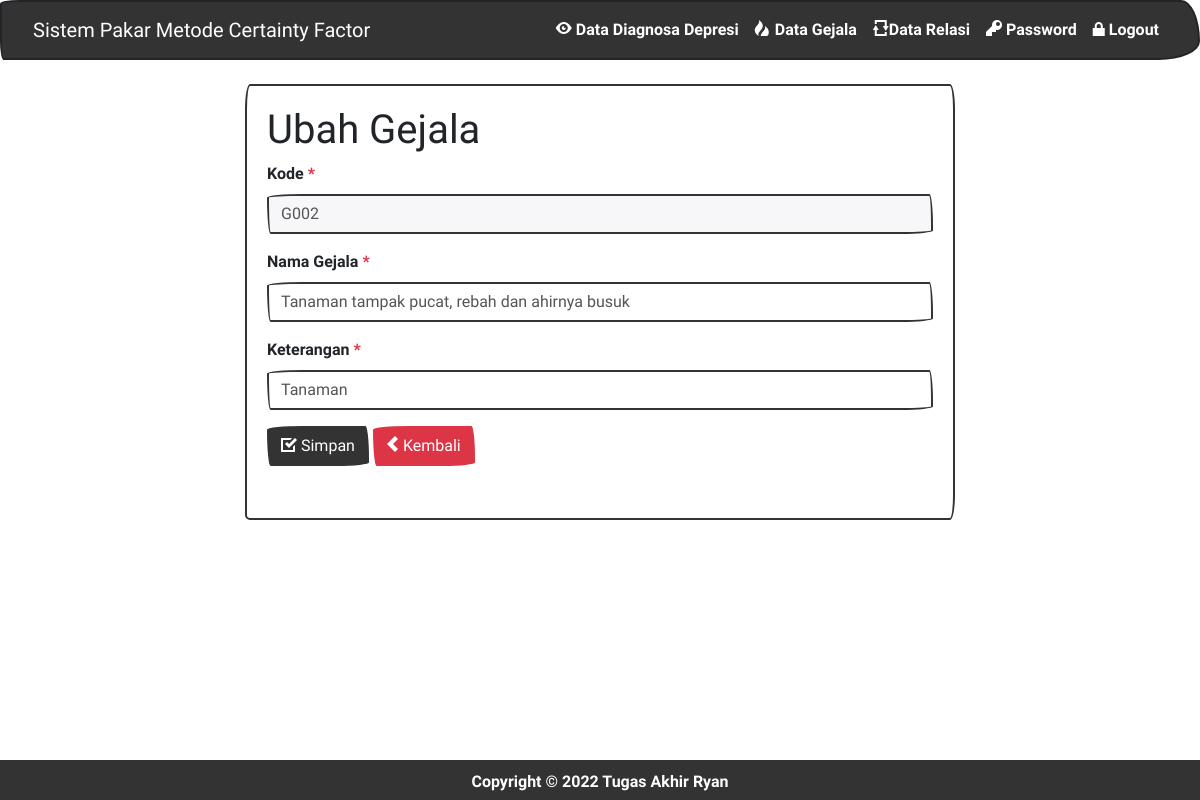
Screenshot of /index.php?m=gejala_ubah&ID=G002 (signed in) with the database file from the repository.
### tables this page shows
CREATE TABLE `tb_gejala` (
  `kode_gejala` varchar(8) NOT NULL,
  `nama_gejala` varchar(256) NOT NULL DEFAULT '',
  `keterangan` varchar(256) NOT NULL DEFAULT '',
  PRIMARY KEY (`kode_gejala`)
);

### config.php (called while the page is built)
<?php
$config["server"]='localhost';
$config["username"]='root';
$config["password"]='';
$config["database_name"]='sp_cf';

### includes/ez_sql_core.php (called while the page is built, shortened)
<?php
	class ezSQLcore
	{
		var $show_errors      = true;
		var $timers           = array();
		function get_host_port( $host, $default = false )
		{
			$port = $default;
			return array( $host, $port );
		}
		function flush()
		{
			$this->last_result = array();
		}
		function get_row($query=null,$output=OBJECT,$y=0)
		{
			if ( $query )
			{
				$this->query($query);
			}
			if ( $output == OBJECT )
			{
				return $this->last_result[$y]?$this->last_result[$y]:null;
			}
			elseif ( $output == ARRAY_A )
			{
				return $this->last_result[$y]?get_object_vars($this->last_result[$y]):null;
			}
			elseif ( $output == ARRAY_N )
			{
				return $this->last_result[$y]?array_values(get_object_vars($this->last_result[$y])):null;
			}
			else
			{
				$this->show_errors ? trigger_error(" \$db->get_row(string query, output type, int offset) -- Output type must be one of: OBJECT, ARRAY_A, ARRAY_N",E_USER_WARNING) : null;
			}
		}
		function timer_get_cur()
		{
			list($usec, $sec) = explode(" ",microtime());
			return ((float)$usec + (float)$sec);
		}
		function timer_start($timer_name)
		{
			$this->timers[$timer_name] = $this->timer_get_cur();
		}
		function timer_elapsed($timer_name)
		{
			return round($this->timer_get_cur() - $this->timers[$timer_name],2);
		}
	}

### functions.php (called while the page is built, shortened)
<?php
include'config.php';
include'includes/ez_sql_core.php';
include'includes/ez_sql_mysqli.php';
$db = new ezSQL_mysqli($config[username], $config[password], $config[database_name], $config[server]);

### includes/ez_sql_mysqli.php (called while the page is built, shortened)
<?php
	$ezsql_mysqli_str = array
	(
		1 => 'Require $dbuser and $dbpassword to connect to a database server',
		2 => 'Error establishing mySQLi database connection. Correct user/password? Correct hostname? Database server running?',
		3 => 'Require $dbname to select a database',
		4 => 'mySQLi database connection is not active',
		5 => 'Unexpected error while trying to select database'
	);
	class ezSQL_mysqli extends ezSQLcore
	{
		function ezSQL_mysqli($dbuser='', $dbpassword='', $dbname='', $dbhost='localhost', $encoding='')
		{
			$this->dbuser = $dbuser;
			$this->dbpassword = $dbpassword;
			$this->dbname = $dbname;
			$this->encoding = $encoding;
		}
		function connect($dbuser='', $dbpassword='', $dbhost='localhost', $dbport=false)
		{
			global $ezsql_mysqli_str; $return_val = false;
			if ( ! $dbuser )
			{
				$this->register_error($ezsql_mysqli_str[1].' in '.__FILE__.' on line '.__LINE__);
				$this->show_errors ? trigger_error($ezsql_mysqli_str[1],E_USER_WARNING) : null;
			}
			else
			{
				$this->dbh = new mysqli($dbhost,$dbuser,$dbpassword, '', $dbport);
				if( $this->dbh->connect_errno )
				{
					$this->register_error($ezsql_mysqli_str[2].' in '.__FILE__.' on line '.__LINE__);
					$this->show_errors ? trigger_error($ezsql_mysqli_str[2],E_USER_WARNING) : null;
				}
				else
				{
					$return_val = true;
				}
			}
			return $return_val;
		}
		function select($dbname='', $encoding='')
		{
			global $ezsql_mysqli_str; $return_val = false;
			if ( ! $dbname )
			{
				$this->register_error($ezsql_mysqli_str[3].' in '.__FILE__.' on line '.__LINE__);
				$this->show_errors ? trigger_error($ezsql_mysqli_str[3],E_USER_WARNING) : null;
			}
			else if ( ! $this->dbh )
			{
				$this->register_error($ezsql_mysqli_str[4].' in '.__FILE__.' on line '.__LINE__);
				$this->show_errors ? trigger_error($ezsql_mysqli_str[4],E_USER_WARNING) : null;
			}
			else if ( !@$this->dbh->select_db($dbname) )
			{
				if ( !$str = @$this->dbh->error)
					  $str = $ezsql_mysqli_str[5];
				$this->register_error($str.' in '.__FILE__.' on line '.__LINE__);
				$this->show_errors ? trigger_error($str,E_USER_WARNING) : null;
			}
			else
			{
				$return_val = true;
			}
			return $return_val;
		}
		function query($query)
		{
			$return_val = 0;
			$query = trim($query);
			$this->result = @$this->dbh->query($query);
			if ( preg_match("/^(insert|delete|update|replace|truncate|drop|create|alter|begin|commit|rollback|set|lock|unlock|call)/i",$query) )
			{
				$is_insert = true;
				$this->rows_affected = @$this->dbh->affected_rows;
				if ( preg_match("/^(insert|replace)\s+/i",$query) )
				{
					$this->insert_id = @$this->dbh->insert_id;
				}
				$return_val = $this->rows_affected;
			}
			else
			{
				$is_insert = false;
				$i=0;
				$num_rows=0;
				while ( $row = @$this->result->fetch_object() )
				{
					$num_rows++;
				}
				$this->num_rows = $num_rows;
				$return_val = $this->num_rows;
			}
			return $return_val;
		}
	}

### gejala_ubah.php (the view, shortened to what this page needs)
<?php
    $row = $db->get_row("SELECT * FROM tb_gejala WHERE kode_gejala='$_GET[ID]'");
?>
<div class="col-md-8 offset-md-2">
<div class="card border-primary">
  <div class="card-body">
    <blockquote class="card-blockquote">
	<div class="page-header">
		<h1>Ubah Gejala</h1>
	</div>
	<div class="row">
		<div class="col-sm-12">
			<form method="post" action="?m=gejala_ubah&ID=<?=$row->kode_gejala?>">
				<div class="form-group">
					<label>Kode <span class="text-danger">*</span></label>
					<input class="form-control" type="text" name="kode" readonly="readonly" value="<?=$row->kode_gejala?>"/>
				</div>
				<div class="form-group">
					<label>Nama Gejala <span class="text-danger">*</span></label>
					<input class="form-control" type="text" name="nama" value="<?=$row->nama_gejala?>"/>
				</div>
				<div class="form-group">
					<label>Keterangan <span class="text-danger">*</span></label>
					<input class="form-control" type="text" name="keterangan" value="<?=$row->keterangan?>" />
				</div>
				<div class="form-group">
					<button class="btn btn-primary"><span class="oi oi-task"></span> Simpan</button>
					<a class="btn btn-danger" href="?m=gejala"><span class="oi oi-chevron-left"></span> Kembali</a>
				</div>
			</form>
		</div>
	</div>
	</blockquote>
  </div>
</div>
</div>

### assets/css/general.css (style rules this page uses)
html { position: relative; min-height: 100%; }
body { margin-bottom: 70px; }
.page-header { margin-top: 0; padding-bottom: 0; }
.page-header h1 { margin-top: 0; }

### rows the page displays
tb_gejala: kode "G002", nama "Tanaman tampak pucat, rebah dan ahirnya busuk", keterangan "Tanaman"
